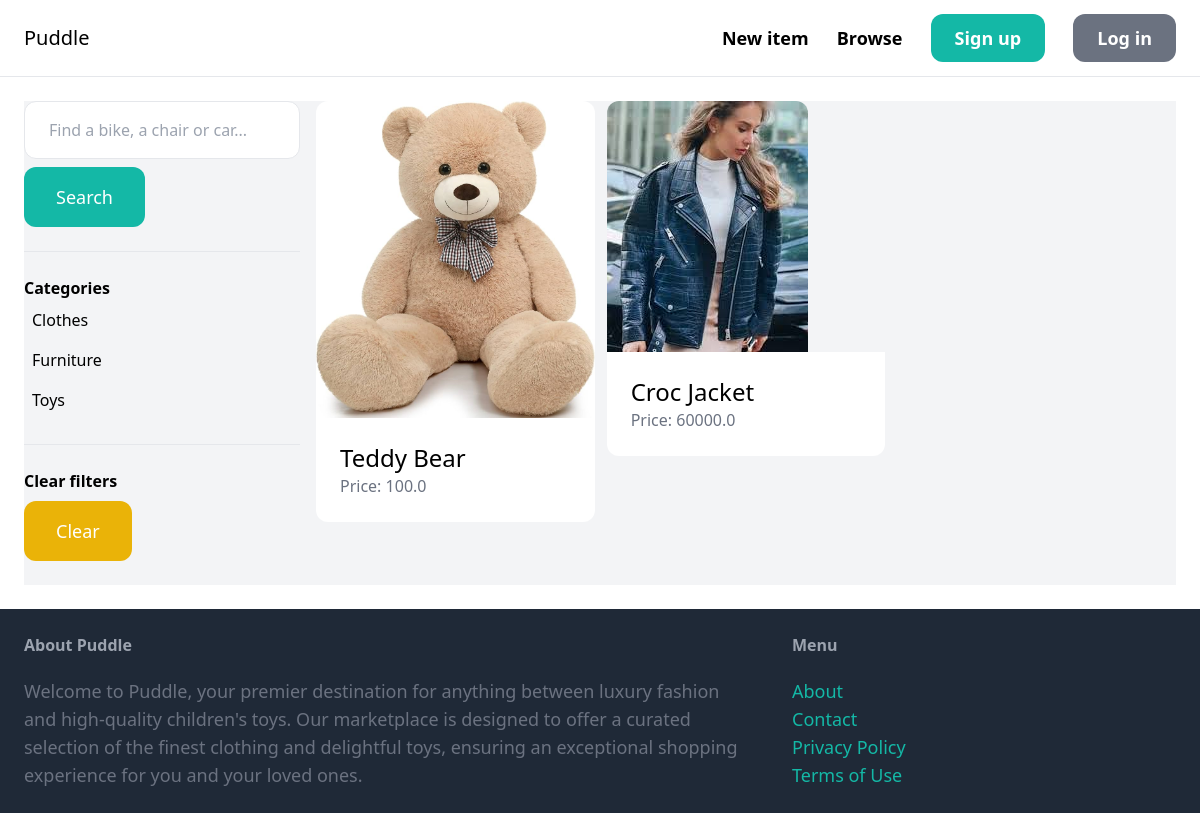
The app's page /items/, older data.
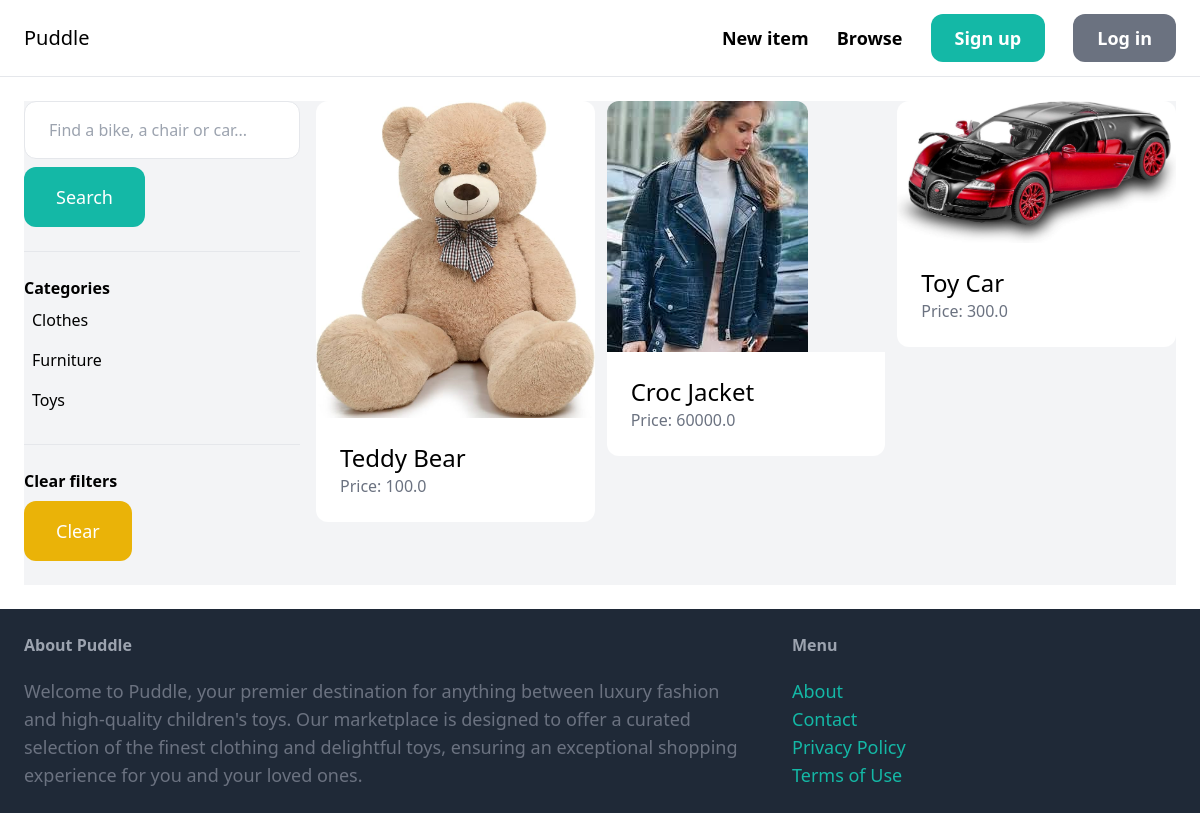
The same page, newer data.
### item/models.py (models this page shows, shortened)
class Category(models.Model):
    name = models.CharField(max_length=255)
    class Meta:
        ordering = ('name',)
        verbose_name_plural = 'Categories'

class Item(models.Model):
    category = models.ForeignKey(Category, related_name='items', on_delete=models.CASCADE)
    name = models.CharField(max_length=255)
    description = models.TextField(blank=True, null=True)
    price = models.FloatField()
    image = models.ImageField(upload_to='item_images', blank=True, null=True)
    is_sold = models.BooleanField(default=True)
    created_by = models.ForeignKey(User, related_name='items', on_delete=models.CASCADE)
    created_at = models.DateTimeField(auto_now_add=True)

### item/views.py (the view)
# urls.py: path('',views.items, name='items'),
def items(request):
    query = request.GET.get('query', '')
    category_id = request.GET.get('category', 0)
    categories = Category.objects.all()
    items = Item.objects.filter(is_sold=False)
    if category_id:
        items = items.filter(category_id=category_id)
    if query:
        items = items.filter(Q(name__icontains=query) | Q(description__icontains=query))
    return render(request, 'item/items.html', {
        'items': items,
        'query': query,
        'categories': categories,
        'category_id': int(category_id),
    })

### item/templates/item/items.html (shortened to what this page needs)
{% extends 'core/base.html' %}
{% block content %}
    <div class="pb-6 grid grid-cols-4 gap-4 bg-gray-100">
        <div class="col-span-1">
            <form method="get" action="{% url 'item:items' %}">
                <input name="query" class="w-full py-4 px-6 border rounded-xl" type="text" value="{{ query }}" placeholder="Find a bike, a chair or car...">
                <button class="mt-2 py-4 px-8 text-lg bg-teal-500 text-white rounded-xl">Search</button>
            </form>
            <hr class="my-6">
            <p class="font-semibold">Categories</p>
            <ul>
                {% for category in categories %}
                    <li class="py-2 px-2 rounded-xl{% if category.id == category_id %} bg-gray-200{% endif %}">
                        <a href="{% url 'item:items' %}?query={{ query }}&category={{ category.id }}">{{ category.name }}</a>
                    </li>
                {% endfor %}
            </ul>
            <hr class="my-6">
            <p class="font-semibold">Clear filters</p>
            <ul>
                <li><a href="{% url 'item:items' %}" class="mt-2 py-4 px-8 inline-block bg-yellow-500 text-lg rounded-xl text-white">Clear</a>
        </div>
        <div class="col-span-3">
            <div class="grid grid-cols-3 gap-3">
                {% for item in items %}
                    <div>
                        <a href="{% url 'item:detail' item.id %}">
                            <div>
                                <img src="{{ item.image.url }}" class="rounded-t-xl">
                            </div>
                            <div class="p-6 bg-white rounded-b-xl">
                                <h2 class="text-2xl">{{ item.name }}</h2>
                                <p class="text-gray-500">Price: {{ item.price }}</p>
                            </div>
                        </a>
                    </div>
                {% endfor %}
            </div>
        </div>
    </div>
{% endblock %}

Row changes from the older to the newer data that the page shows:
added Item: image (picture), name "Toy Car", price "300.0"
